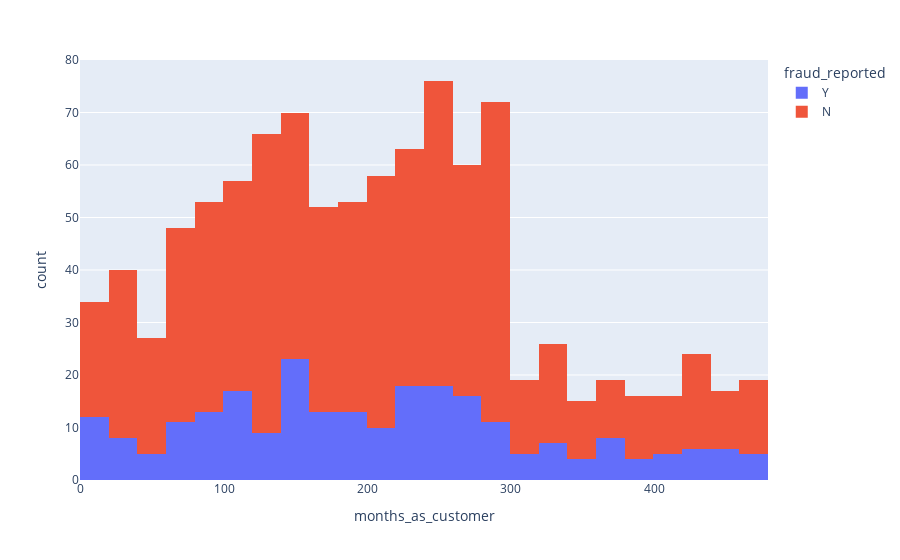

Source (notebook cell):
### Code cell
fig = px.histogram(df,x="months_as_customer",color='fraud_reported')
fig.show()

### Figure 1 — Plotly figure (JSON) as saved in the notebook; plotly's stock layout.template omitted (floating-point values rounded to 4 significant figures; data arrays with more than 128 entries replaced by an {"elided": "..."} marker saying what was removed)
{"data": [{"alignmentgroup": "True", "bingroup": "x", "hovertemplate": "fraud_reported=Y<br>months_as_customer=%{x}<br>count=%{y}<extra></extra>", "legendgroup": "Y", "marker": {"color": "#636efa", "pattern": {"shape": ""}}, "name": "Y", "offsetgroup": "Y", "orientation": "v", "showlegend": true, "type": "histogram", "x": {"elided": "247 int values"}, "xaxis": "x", "yaxis": "y"}, {"alignmentgroup": "True", "bingroup": "x", "hovertemplate": "fraud_reported=N<br>months_as_customer=%{x}<br>count=%{y}<extra></extra>", "legendgroup": "N", "marker": {"color": "#EF553B", "pattern": {"shape": ""}}, "name": "N", "offsetgroup": "N", "orientation": "v", "showlegend": true, "type": "histogram", "x": {"elided": "753 int values"}, "xaxis": "x", "yaxis": "y"}], "layout": {"barmode": "relative", "legend": {"title": {"text": "fraud_reported"}, "tracegroupgap": 0}, "margin": {"t": 60}, "xaxis": {"anchor": "y", "domain": [0, 1], "title": {"text": "months_as_customer"}}, "yaxis": {"anchor": "x", "domain": [0, 1], "title": {"text": "count"}}}}
